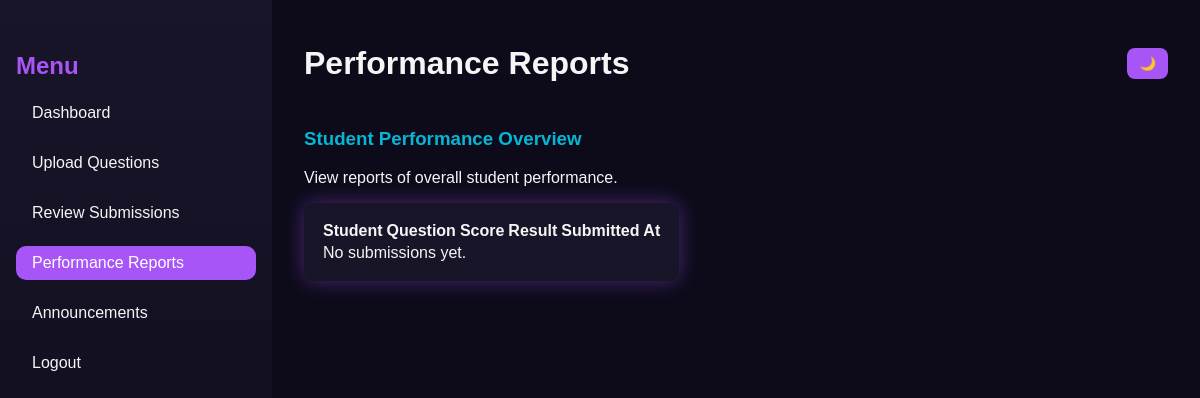
Page /faculty/performance-reports/ (signed in) on the earlier database version.
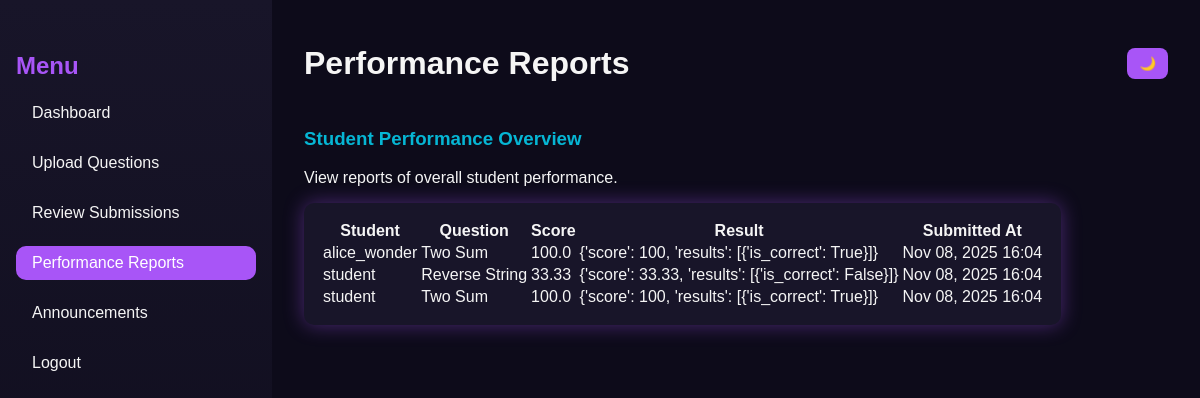
Same page on the later database version.
### core/models.py (models this page shows, shortened)
class Submission(models.Model):
    student = models.ForeignKey(Student, on_delete=models.CASCADE)
    question = models.ForeignKey(Question, on_delete=models.CASCADE)
    code = models.TextField()
    language = models.CharField(max_length=20)
    result = models.JSONField(null=True, blank=True)  # store output, correctness, AI feedback
    score = models.FloatField(default=0)
    submitted_at = models.DateTimeField(auto_now_add=True)

class Student(models.Model):
    user = models.OneToOneField(User, on_delete=models.CASCADE)
    faculty = models.ForeignKey(Faculty, on_delete=models.SET_NULL, null=True, blank=True)
    group = models.CharField(max_length=100, blank=True, null=True)

class Question(models.Model):
    faculty = models.ForeignKey(Faculty, on_delete=models.CASCADE, related_name='questions')
    title = models.CharField(max_length=255)
    description = models.TextField()
    difficulty = models.CharField(
        max_length=20,
        choices=[('Easy', 'Easy'), ('Medium', 'Medium'), ('Hard', 'Hard')],
        default='Easy'
    )
    marks = models.IntegerField(default=0)
    created_at = models.DateTimeField(auto_now_add=True)
    example_input = models.TextField(blank=True)
    example_output = models.TextField(blank=True)
    constraints = models.TextField(blank=True)

### core/views.py (the view)
# urls.py: path('faculty/performance-reports/', views.performance_reports, name='performance_reports'),
@login_required
def performance_reports(request):
    submissions = Submission.objects.select_related('student__user', 'question').order_by('-submitted_at')
    return render(request, 'core/performance_reports.html', {"submissions": submissions})

### core/templates/core/performance_reports.html (shortened to what this page needs)
{% load static %}
<!DOCTYPE html>
<html lang="en">
<head>
  <link rel="stylesheet" href="{% static 'dynamic/CSS/faculty_dashboard.css' %}" />
</head>
<body>
  <div class="dashboard">
    <aside class="sidebar">
      <h2 class="menu-title">Menu</h2>
      <ul>
        <li><a href="{% url 'faculty_dashboard' %}">Dashboard</a></li>
        <li><a href="{% url 'upload_question' %}">Upload Questions</a></li>
        <li><a href="{% url 'review_submissions' %}">Review Submissions</a></li>
        <li><a href="{% url 'performance_reports' %}" class="active">Performance Reports</a></li>
        <li><a href="{% url 'faculty_announcements' %}">Announcements</a></li>
        <li><a href="{% url 'logout' %}">Logout</a></li>
      </ul>
    </aside>
    <main class="main-content">
      <header class="topbar">
        <h1>Performance Reports</h1>
        <div class="theme-toggle">
          <button id="themeToggle">🌙</button>
        </div>
      </header>
      <section class="overview">
        <h3>Student Performance Overview</h3>
        <p>View reports of overall student performance.</p>
        <table class="performance-table">
          <thead>
            <tr>
              <th>Student</th>
              <th>Question</th>
              <th>Score</th>
              <th>Result</th>
              <th>Submitted At</th>
            </tr>
          </thead>
          <tbody>
            {% for submission in submissions %}
              <tr>
                <td>{{ submission.student.user.username }}</td>
                <td>{{ submission.question.title }}</td>
                <td>{{ submission.score }}</td>
                <td>{{ submission.result }}</td>
                <td>{{ submission.submitted_at|date:"M d, Y H:i" }}</td>
              </tr>
            {% empty %}
              <tr>
                <td colspan="5">No submissions yet.</td>
              </tr>
            {% endfor %}
          </tbody>
        </table>
      </section>
    </main>
  </div>
</body>
</html>

Differences in the rows shown:
added Submission: student.user.username "alice_wonder", question "Two Sum", score "100.0", result "{'score': 100, 'results': [{'is_correct': True}]}", submitted_at "Nov 08, 2025 16:04"
added Submission: student.user.username "student", question "Reverse String", score "33.33", result "{'score': 33.33, 'results': [{'is_correct': False}]}", submitted_at "Nov 08, 2025 16:04"
added Submission: student.user.username "student", question "Two Sum", score "100.0", result "{'score': 100, 'results': [{'is_correct': True}]}", submitted_at "Nov 08, 2025 16:04"
Other differences:
text no longer shown: "No submissions yet."
